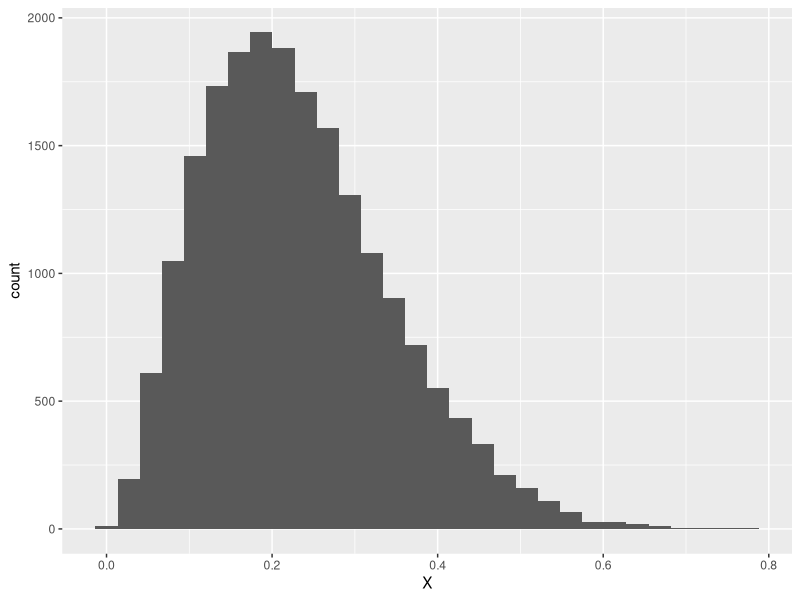
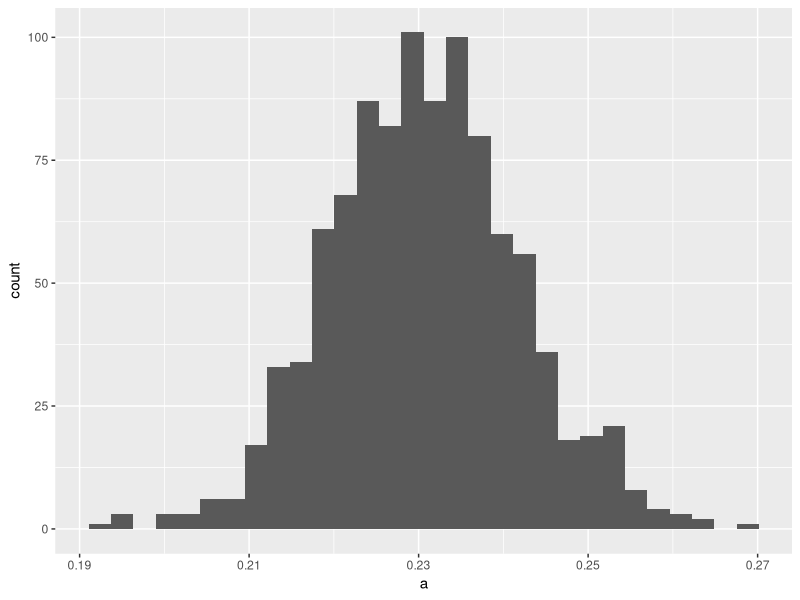

Source code (R) for these figures, in order:
# proving central limit theorem
library(ggplot2)
set.seed(1)
d = data.frame(X = rbeta(20000, 3, 10)) # positively skewed graph for population
ggplot(d, aes(x=X)) + geom_histogram()

fun_mean = function(df, sample_size=100){
    avg = list()
    for(i in 1 : 1000){
      s = sample(1: length(df), size = sample_size)
      avg[i] = mean(df[s])
  }
  return(avg)
}

a = as.numeric(fun_mean(d$X))
df = data.frame(a)

#hist(a)
ggplot(df, aes(x=a))+
  geom_histogram()
sprintf("SD of population: %f", sd(d$X))
sprintf("Variance of population: %f", var(d$X))
sprintf("SD of sample: %f", sd(df$a))
sprintf("Variance of sample: %f", var(df$a)) # see this is i/n times of population vairnace
